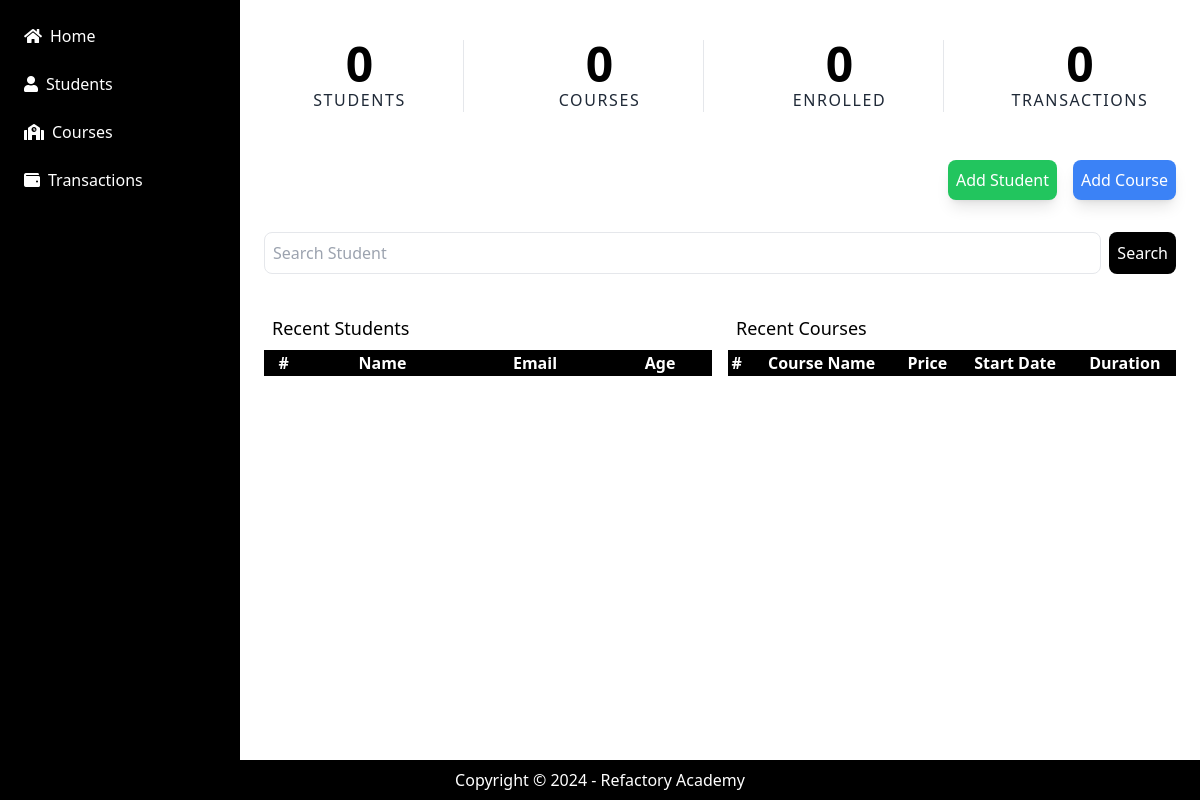
The app's page /, older data.
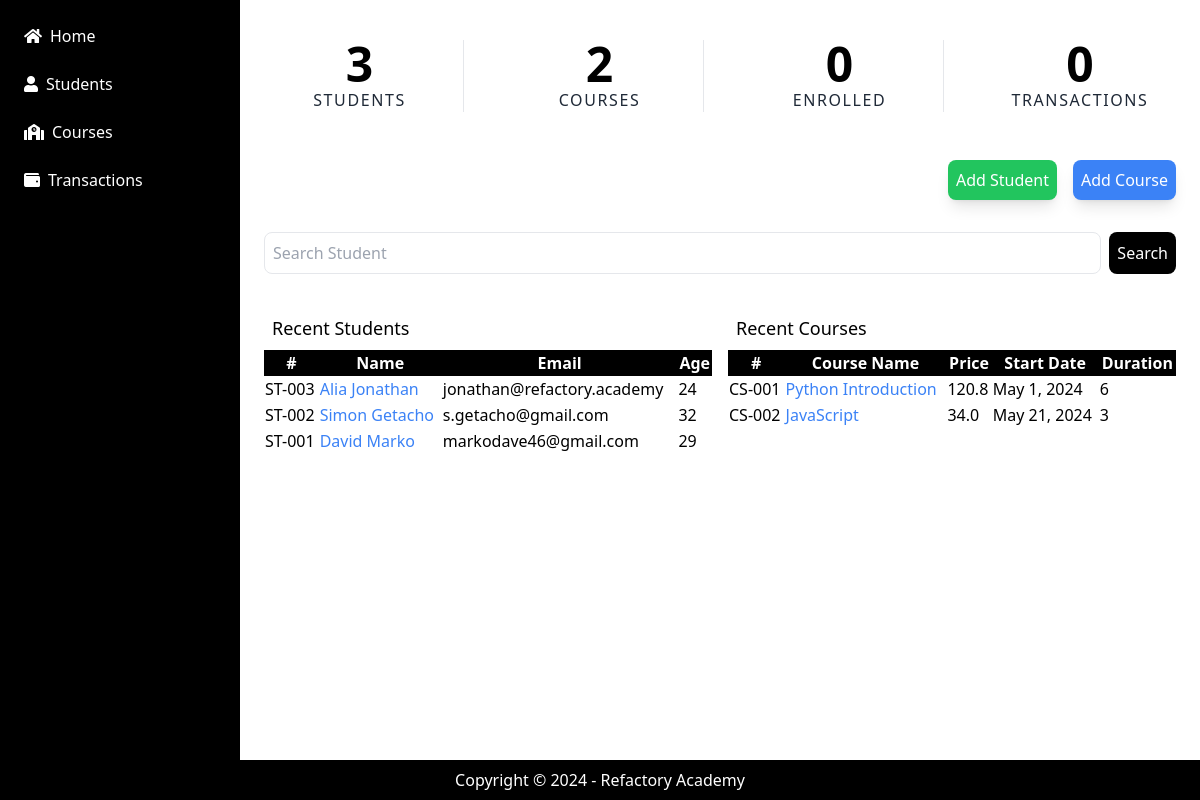
The same page, newer data.
### application/models.py (models this page shows)
class Student(models.Model):
    first_name = models.CharField(max_length=255)
    last_name = models.CharField(max_length=255)
    email = models.EmailField(max_length=254)
    age = models.IntegerField()
    gender = models.CharField(max_length=255)

class Course(models.Model):
    course_name = models.CharField(max_length=255)
    course_desc = models.TextField()
    course_duration = models.IntegerField()
    course_price = models.FloatField()
    start_date = models.DateField()

### application/views.py (the view)
# urls.py: path('', homePage, name="home"),
def homePage(request):
    count_students = Student.objects.count()
    count_courses = Course.objects.count()
    count_enrolled_students = EnrolledStudent.objects.count()
    count_transactions = Transactions.objects.count()
    recent_students = Student.objects.all().order_by('-id')
    courses = Course.objects.all()
    context = {
        "count_students": count_students,
        "count_courses": count_courses,
        "count_enrolled_students": count_enrolled_students,
        "count_transactions": count_transactions,
        "courses": courses,
        "recent_students": recent_students
    }
    template = loader.get_template("home.html")
    return HttpResponse(template.render(context))

### application/templates/home.html
{% extends 'base.html' %}
{% block content %}
<div class="px-2 py-8 mx-auto">
    <div class="grid grid-cols-4 gap-8">
        <div class="text-center md:border-r">
            <h6 class="text-2xl font-bold lg:text-5xl xl:text-6xl"> {{ count_students }} </h6>
            <p class="text-sm font-medium tracking-widest text-gray-800 uppercase lg:text-base">
                Students
            </p>
        </div>
        <div class="text-center md:border-r">
            <h6 class="text-2xl font-bold lg:text-5xl xl:text-6xl"> {{ count_courses }} </h6>
            <p class="text-sm font-medium tracking-widest text-gray-800 uppercase lg:text-base">
                Courses
            </p>
        </div>
        <div class="text-center md:border-r">
            <h6 class="text-2xl font-bold lg:text-5xl xl:text-6xl"> {{ count_enrolled_students }}</h6>
            <p class="text-sm font-medium tracking-widest text-gray-800 uppercase lg:text-base">
                Enrolled
            </p>
        </div>
        <div class="text-center">
            <h6 class="text-2xl font-bold lg:text-5xl xl:text-6xl"> {{ count_transactions }}  </h6>
            <p class="text-sm font-medium tracking-widest text-gray-800 uppercase lg:text-base">
                Transactions
            </p>
        </div>
    </div>
</div>
<div class="p-4 flex gap-4 justify-end">
    <a href="/student/add" class="p-2 bg-green-500 text-white rounded-lg shadow-lg"> Add Student </a>
    <a href="/course/add" class="p-2 bg-blue-500 text-white rounded-lg shadow-lg"> Add Course </a>
</div>
<div class="flex gap-2 p-4">
    <input type="text" placeholder="Search Student" class="p-2 rounded-lg border w-full">
    <button class="p-2 bg-black text-white rounded-lg"> Search </button>
</div>
<div class="grid grid-cols-2 gap-4 p-4">
    <div class="w-full">
        <p class="p-2 text-lg"> Recent Students </p>
        <table class="w-full">
            <thead class="bg-black text-white">
                <tr>
                    <th> # </th>
                    <th> Name </th>
                    <th> Email </th>
                    <th> Age </th>
                </tr>
            </thead>
            <tbody>
                {% for student in recent_students %}
                    <tr>
                        <td> ST-00{{ student.id }} </td>
                        <td> <a class="text-blue-500" href="/student/view/{{ student.id }}"> {{ student.first_name }}  {{ student.last_name }} </a> </td>
                        <td> {{ student.email }} </td>
                        <td> {{ student.age }} </td>
                    </tr>
                {% endfor %}
            </tbody>
        </table>
    </div>
    <div class="w-full">
        <p class="p-2 text-lg"> Recent Courses </p>
        <table class="w-full">
            <thead class="bg-black text-white">
                <tr>
                    <th> # </th>
                    <th> Course Name </th>
                    <th> Price </th>
                    <th> Start Date </th>
                    <th> Duration </th>
                </tr>
            </thead>
            <tbody>
                {% for course in courses %}
                    <tr>
                        <td> CS-00{{ course.id }} </td>
                        <td> <a class="text-blue-500" href="/course/view/{{ course.id }}"> {{ course.course_name }} </a> </td>
                        <td> {{ course.course_price }} </td>
                        <td> {{ course.start_date }} </td>
                        <td> {{ course.course_duration }} </td>
                    </tr>
                {% endfor %}
            </tbody>
        </table>
    </div>
</div>
{% endblock %}

### application/templates/base.html (shortened to what this page needs)
<!DOCTYPE html>
<html lang="en">
<head>
    <script src="https://cdn.tailwindcss.com"></script>
    <link rel="stylesheet" href="https://cdnjs.cloudflare.com/ajax/libs/font-awesome/5.15.4/css/all.min.css">
</head>
<body class="relative min-h-screen w-screen">
    <div class="grid grid-cols-10 min-h-screen">
        <div class="col-span-2">
            <nav class="bg-black flex flex-col gap-2 p-4 text-white h-full">
                <a class="flex gap-2 items-center hover:bg-gray-800 cursor-pointer p-2" href="/"> <i class="fa fa-home"></i> Home </a>
                <a class="flex gap-2 items-center hover:bg-gray-800 cursor-pointer p-2" href="/students"> <i class="fa fa-user"></i> Students </a>
                <a class="flex gap-2 items-center hover:bg-gray-800 cursor-pointer p-2" href="/courses"> <i class="fa fa-school"></i> Courses  </a>
                <a class="flex gap-2 items-center hover:bg-gray-800 cursor-pointer p-2" href="/transactions"> <i class="fa fa-wallet"></i> Transactions </a>
            </nav>
        </div>
        <div class="col-span-8 p-2">
            {% block content %}
            {% endblock %}
        </div>
    </div>
    <footer class="absolute bottom-0 left-0 bg-black text-white text-center p-2 w-full">
        <span> Copyright &copy; 2024 - Refactory Academy </span>
    </footer>
</body>
</html>

Row changes from the older to the newer data that the page shows:
added Student: id "3", first_name "Alia", last_name "Jonathan", email "jonathan@refactory.academy", age "24"
added Student: id "2", first_name "Simon", last_name "Getacho", email "s.getacho@gmail.com", age "32"
added Student: id "1", first_name "David", last_name "Marko", email "markodave46@gmail.com", age "29"
added Course: id "1", course_name "Python Introduction", course_price "120.8", start_date "May 1, 2024", course_duration "6"
added Course: id "2", course_name "JavaScript", course_price "34.0", start_date "May 21, 2024", course_duration "3"
Text that changed along with them:
{{ count_students }}: "0" → "3"
{{ count_courses }}: "0" → "2"
